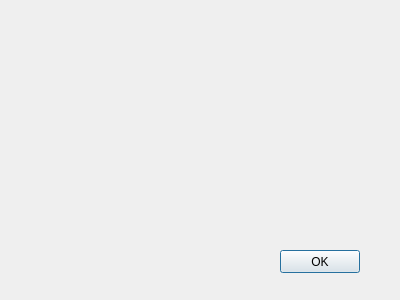
<?xml version="1.0" encoding="UTF-8"?>
<ui version="4.0">
 <class>AboutDialog</class>
 <widget class="QDialog" name="AboutDialog">
  <property name="geometry">
   <rect>
    <x>0</x>
    <y>0</y>
    <width>400</width>
    <height>300</height>
   </rect>
  </property>
  <property name="windowTitle">
   <string>Dialog</string>
  </property>
  <widget class="QLabel" name="aboutText">
   <property name="geometry">
    <rect>
     <x>70</x>
     <y>30</y>
     <width>321</width>
     <height>191</height>
    </rect>
   </property>
   <property name="font">
    <font>
     <pointsize>12</pointsize>
    </font>
   </property>
   <property name="text">
    <string/>
   </property>
  </widget>
  <widget class="QPushButton" name="okButton">
   <property name="geometry">
    <rect>
     <x>280</x>
     <y>250</y>
     <width>80</width>
     <height>23</height>
    </rect>
   </property>
   <property name="text">
    <string>OK</string>
   </property>
  </widget>
 </widget>
 <resources/>
 <connections/>
</ui>
